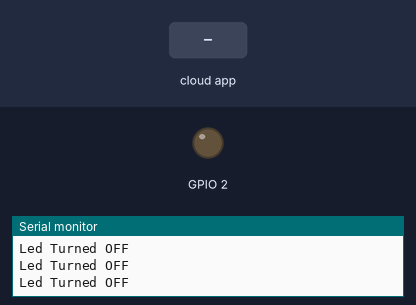
Bench run of a sketch on a simulated ESP32. Shown: output pins drawn as LEDs (lit = HIGH), the last lines printed to the serial monitor. The test bench sets the inputs (shaded band). WiFi joins after 1.5 s; servers stay silent unless stated; the Firebase database answers and starts empty.

Above: at 3.8 s.
3.9 s: the phone or cloud app sets LED_STATUS to ON
At 4.6 s:
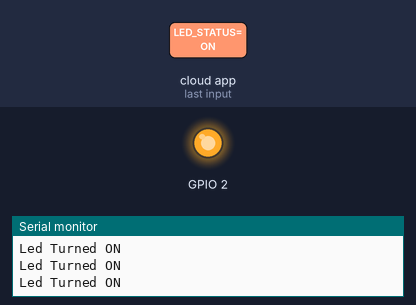
5.5 s: the phone or cloud app sets LED_STATUS to OFF
At 5.9 s:
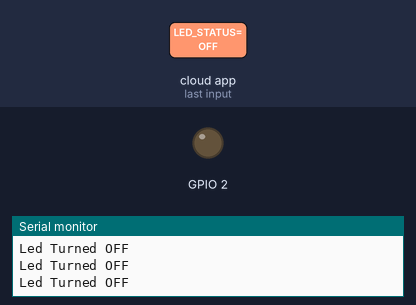
Timing chart, 0 to 8.5 s (numbered marks = the images above; inputs shaded):
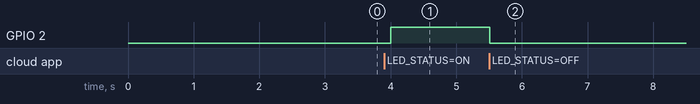

The sketch:

sketch_jan20a.ino
```cpp
#include <WiFi.h>                                                // esp32 library

#include <IOXhop_FirebaseESP32.h>                                             // firebase library


#define FIREBASE_HOST "second-1234567890.firebaseio.com"
#define FIREBASE_AUTH "9fnepWCqZdH37vx0AlFFFld2j11WqKUlEZgOwSeD"
#define WIFI_SSID "Epic Lab"
#define WIFI_PASSWORD "@@ataikram@@"


String fireStatus = "";                                                     // led status received from firebase

int led = 2;

void setup() {

  Serial.begin(9600);

  delay(1000);

  pinMode(2, OUTPUT);

  WiFi.begin(WIFI_SSID, WIFI_PASSWORD);                                      //try to connect with wifi

  Serial.print("Connecting to ");

  Serial.print(WIFI_SSID);

  while (WiFi.status() != WL_CONNECTED) {

    Serial.print(".");

    delay(500);

  }

  Serial.println();

  Serial.print("Connected to ");

  Serial.println(WIFI_SSID);

  Serial.print("IP Address is : ");

  Serial.println(WiFi.localIP());                                                      //print local IP address

  Firebase.begin(FIREBASE_HOST, FIREBASE_AUTH);                                       // connect to firebase

  Firebase.setString("LED_STATUS", "OFF");                                          //send initial string of led status

}

void loop() {

  fireStatus = Firebase.getString("LED_STATUS");                     // get led status input from firebase

  if (fireStatus == "ON") {                         // compare the input of led status received from firebase

    Serial.println("Led Turned ON");

    digitalWrite(2, HIGH);                                                         // make output led ON

  }

  else if (fireStatus == "OFF") {              // compare the input of led status received from firebase

    Serial.println("Led Turned OFF");

    digitalWrite(2, LOW);                                                         // make output led OFF

  }

  else {

    Serial.println("Wrong Credential! Please send ON/OFF");

  }

}
```

Measured:
- after the input at 3.9 s, GPIO 2: LOW → HIGH after 0.11 s
- after the input at 5.5 s, GPIO 2: HIGH → LOW at once
